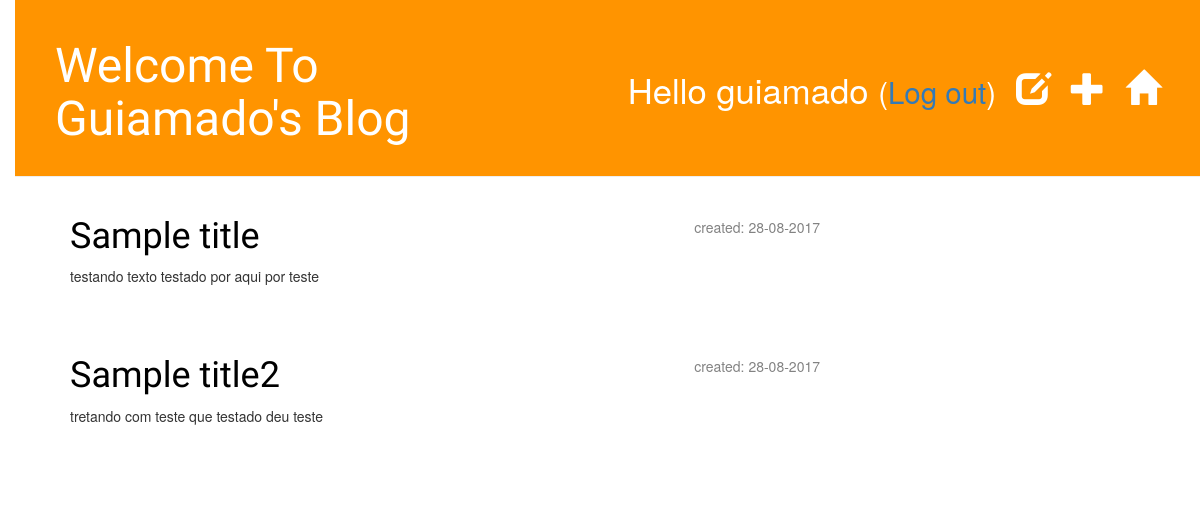
Page /drafts/ (signed in) on the committed database.
### blog/models.py (models this page shows, shortened)
class Post(models.Model):
    author = models.ForeignKey('auth.User')
    title = models.CharField(max_length=200)
    text = models.TextField()
    created_date = models.DateTimeField(
            default=timezone.now)
    published_date = models.DateTimeField(
            blank=True, null=True)

### blog/views.py (the view)
# urls.py: url(r'^drafts/$', views.post_draft_list, name='post_draft_list'),
@login_required
def post_draft_list(request):
    posts = Post.objects.filter(published_date__isnull=True).order_by('created_date')
    return render(request, 'blog/post_draft_list.html', {'posts': posts})

### blog/templates/blog/post_draft_list.html
{% extends 'blog/base.html' %}
{% block content %}
    {% for post in posts %}
        <div class="post">
            <p class="date">created: {{ post.created_date|date:'d-m-Y' }}</p>
            <h1><a href="{% url 'post_detail' pk=post.pk %}">{{ post.title }}</a></h1>
            <p>{{ post.text|truncatechars:200 }}</p>
        </div>
    {% endfor %}
{% endblock %}

### blog/templates/blog/base.html (shortened to what this page needs)
<!DOCTYPE html>
{% load staticfiles %}
<html>
<head>
	<link rel="stylesheet" href="//maxcdn.bootstrapcdn.com/bootstrap/3.2.0/css/bootstrap.min.css">
	<link rel="stylesheet" href="//maxcdn.bootstrapcdn.com/bootstrap/3.2.0/css/bootstrap-theme.min.css">
	 <link rel="stylesheet" href="{% static 'css/blog.css' %}">
</head>
<body>
	<div class="page-header">
        <a href="{% url 'post_list' %}" class="top-menu"><span class="glyphicon glyphicon-home"></span></a>
        {% if user.is_authenticated %}
            <a href="{% url 'blog.views.post_new' %}" class="top-menu"><span class="glyphicon glyphicon-plus"></span></a>
            <a href="{% url 'post_draft_list' %}" class="top-menu"><span class="glyphicon glyphicon-edit"></span></a>
            <p class="top-menu">Hello {{ user.username }} <small>(<a href="{% url 'logout' %}">Log out</a>)</small></p>
        {% else %}
            <a href="{% url 'login' %}" class="top-menu"><span class="glyphicon glyphicon-lock"></span></a>
        {% endif %}
		<h1><a href="{% url 'post_list' %}">Welcome To <br>Guiamado's Blog</a></h1>
	</div>
	<div class="content container">
    <div class="row">
        <div class="col-md-8">
            {% block content %}
            {% endblock %}
        </div>
    </div>
</div>
</body>
</html>

### blog/static/css/blog.css (style rules this page uses)
h1 a { color: green; font-family: 'Lobster'; }
body { padding-left: 15px; }
.page-header { background-color: #ff9400; margin-top: 0; padding: 20px 20px 20px 40px; }
.page-header h1, .page-header h1 a, .page-header h1 a:visited, .page-header h1 a:active { color: #ffffff; font-size: 36pt; text-decoration: none; }
.content { margin-left: 40px; }
h1, h2, h3, h4 { font-family: 'Lobster', cursive; }
.date { float: right; color: #828282; }
.top-menu, .top-menu:hover, .top-menu:visited { color: #ffffff; float: right; font-size: 26pt; margin-right: 20px; margin-top: 45px; }
.post { margin-bottom: 70px; }
.post h1 a, .post h1 a:visited { color: #000000; }

### rows in the picture
Post: created_date "28-08-2017", title "Sample title", text "testando texto testado por aqui por teste"
Post: created_date "28-08-2017", title "Sample title2", text "tretando com teste que testado deu teste"

### other values in the picture
{{ user.username }} "guiamado"
